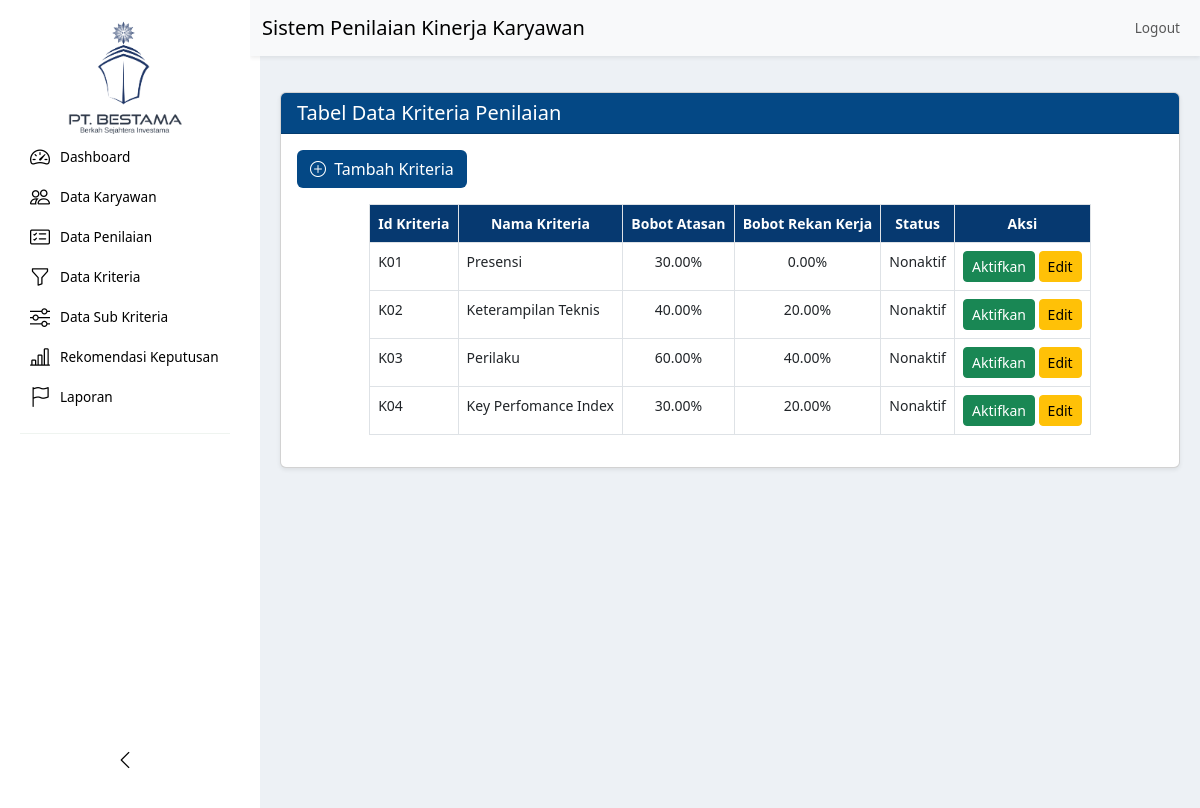
/bestama/Kriteria/kriteria.php, run on the app's committed database.
### tables this page shows
CREATE TABLE `kriteria` (
  `id_kriteria` varchar(5) NOT NULL,
  `nama_kriteria` varchar(100) DEFAULT NULL,
  `bobot_atasan` decimal(5,2) DEFAULT NULL,
  `bobot_rekan` decimal(5,2) DEFAULT NULL,
  `status_aktif` tinyint(1) DEFAULT 1
);

### bestama/Kriteria/kriteria.php (the view, shortened to what this page needs)
<?php
  include '../../config/koneksi.php';
  $query = "SELECT * FROM kriteria";
  $result = mysqli_query($koneksi, $query);
?>
<!DOCTYPE html>
<html>
<head>
  <link href="https://cdn.jsdelivr.net/npm/bootstrap@5.3.0/dist/css/bootstrap.min.css" rel="stylesheet">
  <link href="https://cdn.jsdelivr.net/npm/bootstrap-icons/font/bootstrap-icons.css" rel="stylesheet">
</head>
<body>
  <?php include "../sidebar.php" ?>
  <div class="content">
      <div class="card shadow-sm mt-3">
        <div class="card-header bg-custom">
          <h5 class="mb-0">Tabel Data Kriteria Penilaian</h5>
        </div>
        <div class="card-body">
          <div class="mb-3 text-start">
            <button class="btn btn-custom" data-bs-toggle="modal" data-bs-target="#modalTambah">
              <i class="bi bi-plus-circle me-1"></i> Tambah Kriteria
            </button>
          </div>
          <div class="col-md-10 offset-md-1">
            <table class="table table-bordered">
              <thead>
                <tr>
                  <th>Id Kriteria</th>
                  <th>Nama Kriteria</th>
                  <th>Bobot Atasan</th>
                  <th>Bobot Rekan Kerja</th>
                  <th>Status</th>
                  <th>Aksi</th>
                </tr>
              </thead>
              <tbody>
                  <?php while ($row = mysqli_fetch_assoc($result)):
                    if ($row['bobot_atasan'] > 0):
                      $statusLabel = $row['status_aktif'] ? 'Aktif' : 'Nonaktif';
                      $btnClass = $row['status_aktif'] ? 'btn-danger' : 'btn-success';
                      $labelTombol = $row['status_aktif'] ? 'Nonaktifkan' : 'Aktifkan';
                  ?>
                    <tr>
                      <td><?= $row['id_kriteria'] ?></td>
                      <td><?= $row['nama_kriteria'] ?></td>
                      <td class='text-center'><?= $row['bobot_atasan'] ?>%</td>
                      <td class='text-center'><?= $row['bobot_rekan'] ?>%</td>
                      <td class='text-center'><?= $statusLabel ?></td>
                      <td class='text-center'>
                      <button
                        class='btn btn-sm toggle-status-btn <?= $btnClass ?>'
                        data-id_kriteria='<?= $row['id_kriteria'] ?>'
                        data-status='<?= $row['status_aktif'] ?>'>
                        <?= $labelTombol ?>
                      </button>
                        <button class='btn btn-sm btn-warning' data-bs-toggle='modal' data-bs-target='#modalEdit<?= $row['id_kriteria'] ?>'>
                          Edit
                        </button>
                      </td>
                    </tr>
                  <?php
                    endif;
                  endwhile;
                  ?>
                  </tbody>
            </table>
          </div>
        </div>
      </div>
    </div>
</body>
</html>

### bestama/Kriteria/kriteria.php (style rules this page uses)
th, td { font-size: 14px; }
thead th { background-color: #063970 !important; color: #ffffff !important; text-align: center; }
.bg-custom, .btn-custom { background-color: #044885 !important; color: white !important; }

### bestama/sidebar.php (style rules this page uses)
.content { margin-left: 260px; padding: 20px; min-height: 100vh; background-color: #edf1f5; }

### data on the page
kriteria: id_kriteria "K01", nama_kriteria "Presensi", bobot_atasan "30.00", bobot_rekan "0.00", status_aktif "Nonaktif", status_aktif "Aktifkan"
kriteria: id_kriteria "K02", nama_kriteria "Keterampilan Teknis", bobot_atasan "40.00", bobot_rekan "20.00", status_aktif "Nonaktif", status_aktif "Aktifkan"
kriteria: id_kriteria "K03", nama_kriteria "Perilaku", bobot_atasan "60.00", bobot_rekan "40.00", status_aktif "Nonaktif", status_aktif "Aktifkan"
kriteria: id_kriteria "K04", nama_kriteria "Key Perfomance Index", bobot_atasan "30.00", bobot_rekan "20.00", status_aktif "Nonaktif", status_aktif "Aktifkan"
